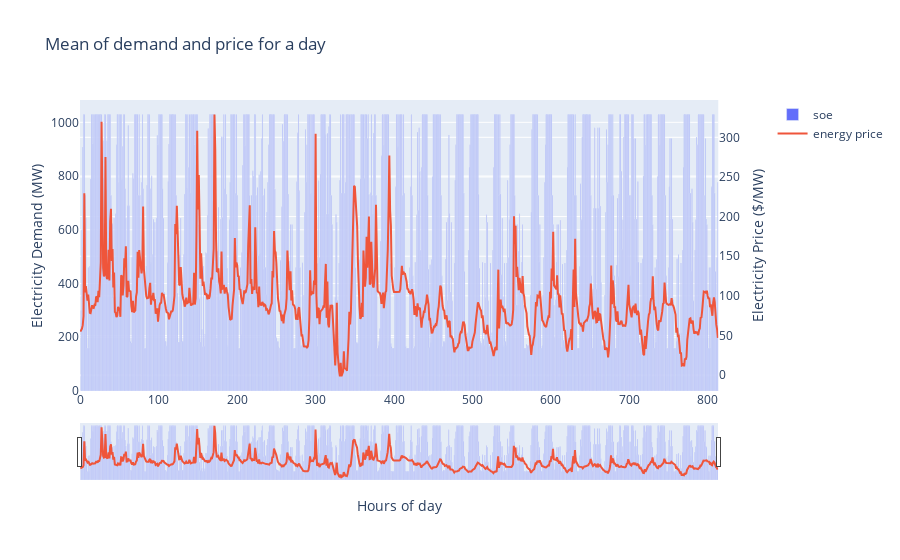

Write notebook code for a chart like this one.
### Code cell
fig = make_subplots(specs=[[{"secondary_y": True}]])
fig.add_trace(go.Bar(x=results['timestamp'].index, y=results['soe'], name='soe'), secondary_y=False)
fig.add_trace(go.Scatter(x=results['timestamp'].index, y=results['energy_price'], name='energy price'), secondary_y=True)

# Add figure title
fig.update_layout(
    title_text="Mean of demand and price for a day",
    xaxis_rangeslider_visible=True,
)

# Set x-axis title
fig.update_xaxes(title_text="Hours of day")

# Set y-axes titles
fig.update_yaxes(title_text="Electricity Demand (MW)", secondary_y=False)
fig.update_yaxes(title_text="Electricity Price ($/MW)", secondary_y=True)

fig.show()

### Figure 1 — Plotly figure (JSON) as saved in the notebook; plotly's stock layout.template omitted (floating-point values rounded to 4 significant figures; data arrays with more than 128 entries replaced by an {"elided": "..."} marker saying what was removed)
{"data": [{"name": "soe", "type": "bar", "x": {"elided": "814 int values"}, "xaxis": "x", "y": {"elided": "814 float values"}, "yaxis": "y"}, {"name": "energy price", "type": "scatter", "x": {"elided": "814 int values"}, "xaxis": "x", "y": {"elided": "814 float values"}, "yaxis": "y2"}], "layout": {"title": {"text": "Mean of demand and price for a day"}, "xaxis": {"anchor": "y", "domain": [0, 0.94], "rangeslider": {"visible": true}, "title": {"text": "Hours of day"}}, "yaxis": {"anchor": "x", "domain": [0, 1], "title": {"text": "Electricity Demand (MW)"}}, "yaxis2": {"anchor": "x", "overlaying": "y", "side": "right", "title": {"text": "Electricity Price ($/MW)"}}}}
